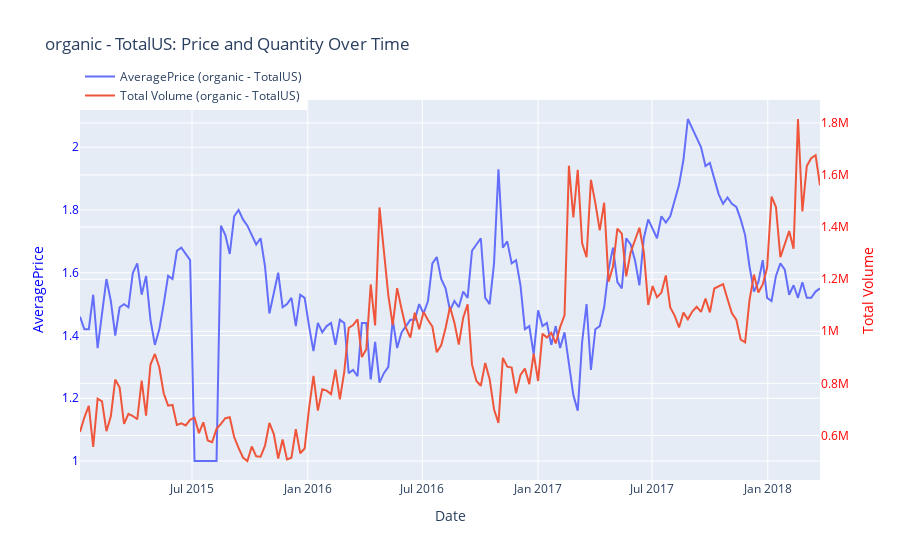
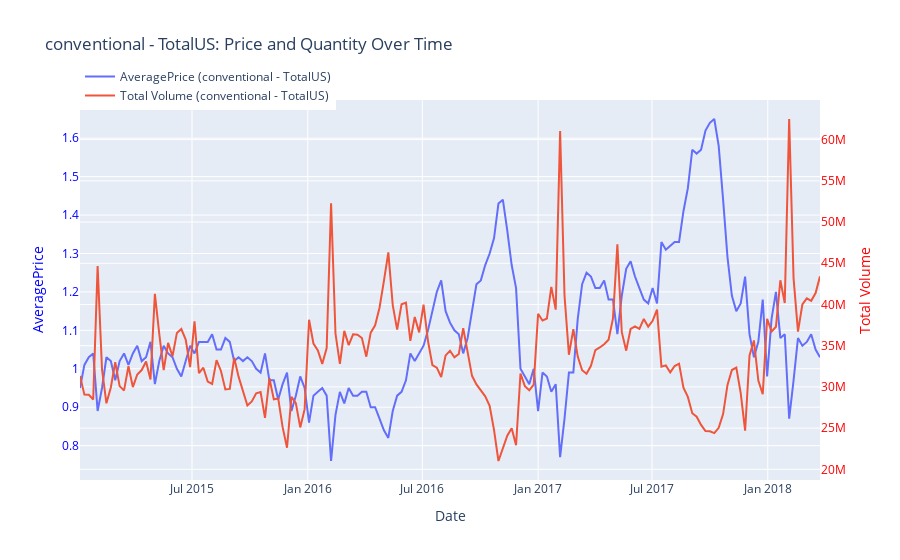

Notebook code cell kept with these figures, in order:
### Code cell
grafico_doble_eje(df, total_us)

### Figure 1 — Plotly figure (JSON) as saved in the notebook; plotly's stock layout.template omitted (floating-point values rounded to 4 significant figures; data arrays with more than 128 entries replaced by an {"elided": "..."} marker saying what was removed)
{"data": [{"mode": "lines", "name": "AveragePrice (organic - TotalUS)", "type": "scatter", "x": {"elided": "169 str values"}, "y": {"elided": "169 float values"}, "yaxis": "y"}, {"mode": "lines", "name": "Total Volume (organic - TotalUS)", "type": "scatter", "x": {"elided": "169 str values"}, "y": {"elided": "169 float values"}, "yaxis": "y2"}], "layout": {"hovermode": "x unified", "legend": {"x": 0, "y": 1.1}, "title": {"text": "organic - TotalUS: Price and Quantity Over Time"}, "xaxis": {"title": {"text": "Date"}}, "yaxis": {"tickfont": {"color": "blue"}, "title": {"font": {"color": "blue"}, "text": "AveragePrice"}}, "yaxis2": {"overlaying": "y", "side": "right", "tickfont": {"color": "red"}, "title": {"font": {"color": "red"}, "text": "Total Volume"}}}}

### Figure 2 — Plotly figure (JSON) as saved in the notebook; plotly's stock layout.template omitted (floating-point values rounded to 4 significant figures; data arrays with more than 128 entries replaced by an {"elided": "..."} marker saying what was removed)
{"data": [{"mode": "lines", "name": "AveragePrice (conventional - TotalUS)", "type": "scatter", "x": {"elided": "169 str values"}, "y": {"elided": "169 float values"}, "yaxis": "y"}, {"mode": "lines", "name": "Total Volume (conventional - TotalUS)", "type": "scatter", "x": {"elided": "169 str values"}, "y": {"elided": "169 float values"}, "yaxis": "y2"}], "layout": {"hovermode": "x unified", "legend": {"x": 0, "y": 1.1}, "title": {"text": "conventional - TotalUS: Price and Quantity Over Time"}, "xaxis": {"title": {"text": "Date"}}, "yaxis": {"tickfont": {"color": "blue"}, "title": {"font": {"color": "blue"}, "text": "AveragePrice"}}, "yaxis2": {"overlaying": "y", "side": "right", "tickfont": {"color": "red"}, "title": {"font": {"color": "red"}, "text": "Total Volume"}}}}
